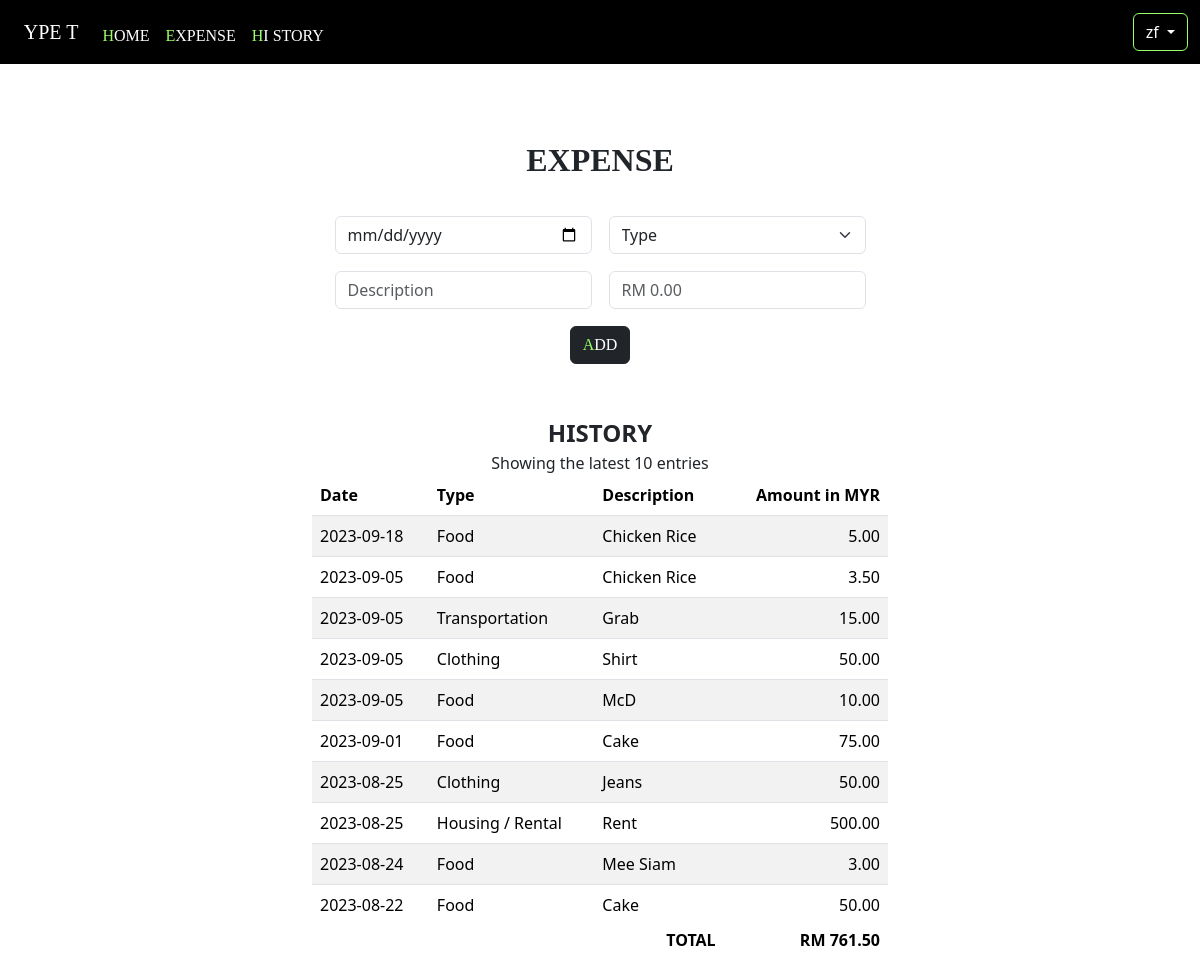
/expense (signed in), run on the app's committed database.
### tables this page shows
CREATE TABLE expenses (id INTEGER PRIMARY KEY NOT NULL, account INTEGER NOT NULL, date TEXT NOT NULL, year INTEGER NOT NULL, month INTEGER NOT NULL, type TEXT NOT NULL, description TEXT, amount NUMERIC NOT NULL, FOREIGN KEY(account) REFERENCES accounts(id));

### app.py (the view)
@app.route("/expense", methods=["GET", "POST"])
@login_required
def expense():
    if request.method == "POST":
        date1 = request.form.get("date")
        type = request.form.get("type")
        desc = request.form.get("desc")
        amount = request.form.get("amount")
        error = 0
        if not date1 or date1 == "yyyy-mm-dd" or not type or not desc:
            flash("Missing Date, Type and/or Description")
            error += 1
        try:
            amount = float(amount)
        except ValueError:
            amount = 0
        if amount == 0:
            flash("Missing amount or amount cannot be 0")
            error += 1
        if error > 0:
            return redirect("/expense")
        datesplit = date1.split("-")
        db.execute("INSERT INTO expenses (account, date, year, month, type, description, amount) VALUES (?, ?, ?, ?, ?, ?, ?)",
                   session["user_id"], date1, datesplit[0], datesplit[1], type, desc, amount)
        return redirect("/expense")
    else:
        expensetype = db.execute("SELECT * FROM expensetype EXCEPT SELECT * FROM expensetype WHERE type = ? ORDER BY type", "Other")
        other = db.execute("SELECT type FROM expensetype WHERE type = ?", "Other")[0]
        expenses = db.execute("SELECT * FROM expenses WHERE account = ? ORDER BY date DESC, id DESC LIMIT 10", session["user_id"])
        return render_template("expense.html", username=name, type=expensetype, other=other, expenses=expenses, today=date.today(),
                                               iso=iso, sign=sign)

### app.py (called while the page is built)
@app.after_request
def after_request(response):
    response.headers["Cache-Control"] = "no-cache, no-store, must-revalidate"
    response.headers["Expires"] = 0
    response.headers["Pragma"] = "no-cache"
    return response

### helpers.py (called while the page is built)
def login_required(f):
    @wraps(f)
    def decorated_function(*args, **kwargs):
        if session.get("user_id") is None:
            return redirect("/login")
        return f(*args, **kwargs)
    return decorated_function

### templates/expense.html (shortened to what this page needs)
{% extends "layout.html" %}
{% block name %}
    {{ username }}
{% endblock %}
{% block body %}
    <div class="header anurati mt6">EXPENSE</div>
    <form action="/expense" method="POST">
        <table class="expense mt-3">
            <tr>
                <td><input class="form-control" name="date" placeholder="Date" type="date" max="{{ today }}" autocomplete="off" required></td>
                <td>
                    <select class="form-select" name="type" autocomplete="off" required>
                        <option disabled selected value="">Type</option>
                    </select>
                </td>
            </tr>
            <tr>
                <td><input class="form-control" name="desc" placeholder="Description" type="text" autocomplete="off" required></td>
                <td>
                    <input class="form-control" name="amount" placeholder="{{ sign }} 0.00" type="number" step="0.01" min="0" autocomplete="off" required>
                </td>
            </tr>
            <tr>
                <td class="text-center" colspan="2">
                    <button class="btn btn-dark anurati" type="submit"><span class="firstchar">A</span>DD</button>
                </td>
            </tr>
        </table>
    </form>
    <div class="container-fluid history">
        <div class="header header2 mt6">HISTORY</div>
        <div class="text-center">Showing the latest 10 entries</div>
        <div>
            <table class="table table-striped">
                <thead>
                    <th class="text-start">Date</th>
                    <th class="text-start">Type</th>
                    <th class="text-start">Description</th>
                    <th class="text-end">Amount in {{ iso }}</th>
                </thead>
                <tbody>
                    {% for row in expenses %}
                    <tr>
                        <td class="text-start">{{ row.date }}</td>
                        <td class="text-start">{{ row.type }}</td>
                        <td class="text-start">{{ row.description }}</td>
                        <td class="text-end">{{ "%.2f" | format(row.amount) }}</td>
                    </tr>
                    {% endfor %}
                </tbody>
                <tfoot>
                    <tr>
                        <td class="text-end fw-bold border-0" colspan="3">TOTAL</td>
                        <td class="text-end border-0"><b>{{ sign }} {{ "%.2f" | format(expenses | sum(attribute='amount')) }}</b></td>
                    </tr>
                </tfoot>
            </table>
        </div>
    </div>
{% endblock %}

### static/styles.css (style rules this page uses)
.anurati { font-family: Anurati; }
.firstchar { color: #99ff66; }

### static/layout.css (style rules this page uses)
.header { text-align: center; font-weight: bold; font-size: 200%; }
.header2 { font-size: 150%; }
.table { margin-bottom: 0; }
.mt6 { margin-top: 6%; }
.expense { margin: auto; border-spacing: 15px; border-collapse: separate; }
thead { position: sticky; top: 0; }
tfoot { position: sticky; bottom: 0; }
.history { height: 60vh; width: 90%; overflow: auto; }
@media not (max-aspect-ratio: 1/1) { .history { width: 50%; } }

### data on the page
expenses: date "2023-09-18", type "Food", description "Chicken Rice", amount "5.00"
expenses: date "2023-09-05", type "Food", description "Chicken Rice", amount "3.50"
expenses: date "2023-09-05", type "Transportation", description "Grab", amount "15.00"
expenses: date "2023-09-05", type "Clothing", description "Shirt", amount "50.00"
expenses: date "2023-09-05", type "Food", description "McD", amount "10.00"
expenses: date "2023-09-01", type "Food", description "Cake", amount "75.00"
expenses: date "2023-08-25", type "Clothing", description "Jeans", amount "50.00"
expenses: date "2023-08-25", type "Housing / Rental", description "Rent", amount "500.00"
expenses: date "2023-08-24", type "Food", description "Mee Siam", amount "3.00"
expenses: date "2023-08-22", type "Food", description "Cake", amount "50.00"

### other printed values
{{ username }} "zf"
{{ iso }} "MYR"
{{ sign }} "RM"
{{ "%.2f" | format(expenses | sum(attribute='amount')) }} "761.50"
